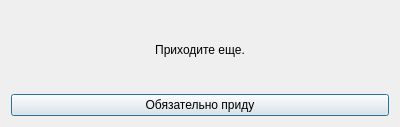
<?xml version="1.0" encoding="UTF-8"?>
<ui version="4.0">
 <class>SeeYouLater</class>
 <widget class="QDialog" name="SeeYouLater">
  <property name="geometry">
   <rect>
    <x>0</x>
    <y>0</y>
    <width>400</width>
    <height>127</height>
   </rect>
  </property>
  <property name="windowTitle">
   <string>Dialog</string>
  </property>
  <layout class="QGridLayout" name="gridLayout">
   <item row="0" column="0">
    <layout class="QVBoxLayout" name="verticalLayout">
     <item>
      <widget class="QLabel" name="label">
       <property name="text">
        <string>Приходите еще.</string>
       </property>
       <property name="alignment">
        <set>Qt::AlignCenter</set>
       </property>
      </widget>
     </item>
     <item>
      <widget class="QPushButton" name="pushButton">
       <property name="text">
        <string>Обязательно приду</string>
       </property>
      </widget>
     </item>
    </layout>
   </item>
  </layout>
 </widget>
 <resources/>
 <connections/>
</ui>
